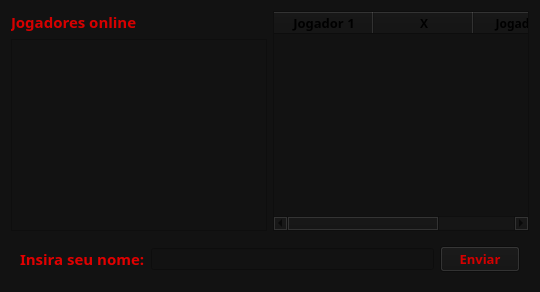
     <widget class="QWidget" name="widgetResumePlayers" native="true">
      <property name="palette">
       <palette>
        <active>
         <colorrole role="Button">
          <brush brushstyle="SolidPattern">
           <color alpha="255">
            <red>18</red>
            <green>18</green>
            <blue>18</blue>
           </color>
          </brush>
         </colorrole>
         <colorrole role="Base">
          <brush brushstyle="SolidPattern">
           <color alpha="255">
            <red>18</red>
            <green>18</green>
            <blue>18</blue>
           </color>
          </brush>
         </colorrole>
         <colorrole role="Window">
          <brush brushstyle="SolidPattern">
           <color alpha="255">
            <red>18</red>
            <green>18</green>
            <blue>18</blue>
           </color>
          </brush>
         </colorrole>
        </active>
        <inactive>
         <colorrole role="Button">
          <brush brushstyle="SolidPattern">
           <color alpha="255">
            <red>18</red>
            <green>18</green>
            <blue>18</blue>
           </color>
          </brush>
         </colorrole>
         <colorrole role="Base">
          <brush brushstyle="SolidPattern">
           <color alpha="255">
            <red>18</red>
            <green>18</green>
            <blue>18</blue>
           </color>
          </brush>
         </colorrole>
         <colorrole role="Window">
          <brush brushstyle="SolidPattern">
           <color alpha="255">
            <red>18</red>
            <green>18</green>
            <blue>18</blue>
           </color>
          </brush>
         </colorrole>
        </inactive>
        <disabled>
         <colorrole role="Button">
          <brush brushstyle="SolidPattern">
           <color alpha="255">
            <red>18</red>
            <green>18</green>
            <blue>18</blue>
           </color>
          </brush>
         </colorrole>
         <colorrole role="Base">
          <brush brushstyle="SolidPattern">
           <color alpha="255">
            <red>18</red>
            <green>18</green>
            <blue>18</blue>
           </color>
          </brush>
         </colorrole>
         <colorrole role="Window">
          <brush brushstyle="SolidPattern">
           <color alpha="255">
            <red>18</red>
            <green>18</green>
            <blue>18</blue>
           </color>
          </brush>
         </colorrole>
        </disabled>
       </palette>
      </property>
      <layout class="QVBoxLayout" name="verticalLayout_3">
       <item>
        <layout class="QHBoxLayout" name="horizontalLayoutPlayersAndFightActive">
         <item>
          <layout class="QVBoxLayout" name="verticalLayoutPlayers">
           <item>
            <widget class="QLabel" name="labelPlayersOnline">
             <property name="palette">
              <palette>
               <active>
                <colorrole role="WindowText">
                 <brush brushstyle="SolidPattern">
                  <color alpha="255">
                   <red>214</red>
                   <green>0</green>
                   <blue>0</blue>
                  </color>
                 </brush>
                </colorrole>
                <colorrole role="Button">
                 <brush brushstyle="SolidPattern">
                  <color alpha="255">
                   <red>18</red>
                   <green>18</green>
                   <blue>18</blue>
                  </color>
                 </brush>
                </colorrole>
                <colorrole role="Base">
                 <brush brushstyle="SolidPattern">
                  <color alpha="255">
                   <red>18</red>
                   <green>18</green>
                   <blue>18</blue>
                  </color>
                 </brush>
                </colorrole>
                <colorrole role="Window">
                 <brush brushstyle="SolidPattern">
                  <color alpha="255">
                   <red>18</red>
                   <green>18</green>
                   <blue>18</blue>
                  </color>
                 </brush>
                </colorrole>
               </active>
               <inactive>
                <colorrole role="WindowText">
                 <brush brushstyle="SolidPattern">
                  <color alpha="255">
                   <red>214</red>
                   <green>0</green>
                   <blue>0</blue>
                  </color>
                 </brush>
                </colorrole>
                <colorrole role="Button">
                 <brush brushstyle="SolidPattern">
                  <color alpha="255">
                   <red>18</red>
                   <green>18</green>
                   <blue>18</blue>
                  </color>
                 </brush>
                </colorrole>
                <colorrole role="Base">
                 <brush brushstyle="SolidPattern">
                  <color alpha="255">
                   <red>18</red>
                   <green>18</green>
                   <blue>18</blue>
                  </color>
                 </brush>
                </colorrole>
                <colorrole role="Window">
                 <brush brushstyle="SolidPattern">
                  <color alpha="255">
                   <red>18</red>
                   <green>18</green>
                   <blue>18</blue>
                  </color>
                 </brush>
                </colorrole>
               </inactive>
               <disabled>
                <colorrole role="WindowText">
                 <brush brushstyle="SolidPattern">
                  <color alpha="255">
                   <red>120</red>
                   <green>120</green>
                   <blue>120</blue>
                  </color>
                 </brush>
                </colorrole>
                <colorrole role="Button">
                 <brush brushstyle="SolidPattern">
                  <color alpha="255">
                   <red>18</red>
                   <green>18</green>
                   <blue>18</blue>
                  </color>
                 </brush>
                </colorrole>
                <colorrole role="Base">
                 <brush brushstyle="SolidPattern">
                  <color alpha="255">
                   <red>18</red>
                   <green>18</green>
                   <blue>18</blue>
                  </color>
                 </brush>
                </colorrole>
                <colorrole role="Window">
                 <brush brushstyle="SolidPattern">
                  <color alpha="255">
                   <red>18</red>
                   <green>18</green>
                   <blue>18</blue>
                  </color>
                 </brush>
                </colorrole>
               </disabled>
              </palette>
             </property>
             <property name="font">
              <font>
               <family>Magneto</family>
               <pointsize>11</pointsize>
               <weight>75</weight>
               <bold>true</bold>
              </font>
             </property>
             <property name="text">
              <string>Jogadores online</string>
             </property>
            </widget>
           </item>
           <item>
            <widget class="QListWidget" name="listWidgetPlayer">
             <property name="palette">
              <palette>
               <active>
                <colorrole role="Button">
                 <brush brushstyle="SolidPattern">
                  <color alpha="255">
                   <red>18</red>
                   <green>18</green>
                   <blue>18</blue>
                  </color>
                 </brush>
                </colorrole>
                <colorrole role="Text">
                 <brush brushstyle="SolidPattern">
                  <color alpha="255">
                   <red>198</red>
                   <green>0</green>
                   <blue>0</blue>
                  </color>
                 </brush>
                </colorrole>
                <colorrole role="Base">
                 <brush brushstyle="SolidPattern">
                  <color alpha="255">
                   <red>18</red>
                   <green>18</green>
                   <blue>18</blue>
                  </color>
                 </brush>
                </colorrole>
                <colorrole role="Window">
                 <brush brushstyle="SolidPattern">
                  <color alpha="255">
                   <red>18</red>
                   <green>18</green>
                   <blue>18</blue>
                  </color>
                 </brush>
                </colorrole>
               </active>
               <inactive>
                <colorrole role="Button">
                 <brush brushstyle="SolidPattern">
                  <color alpha="255">
                   <red>18</red>
                   <green>18</green>
                   <blue>18</blue>
                  </color>
                 </brush>
                </colorrole>
                <colorrole role="Text">
                 <brush brushstyle="SolidPattern">
                  <color alpha="255">
                   <red>198</red>
                   <green>0</green>
                   <blue>0</blue>
                  </color>
                 </brush>
                </colorrole>
                <colorrole role="Base">
                 <brush brushstyle="SolidPattern">
                  <color alpha="255">
                   <red>18</red>
                   <green>18</green>
                   <blue>18</blue>
                  </color>
                 </brush>
                </colorrole>
                <colorrole role="Window">
                 <brush brushstyle="SolidPattern">
                  <color alpha="255">
                   <red>18</red>
                   <green>18</green>
                   <blue>18</blue>
                  </color>
                 </brush>
                </colorrole>
               </inactive>
               <disabled>
                <colorrole role="Button">
                 <brush brushstyle="SolidPattern">
                  <color alpha="255">
                   <red>18</red>
                   <green>18</green>
                   <blue>18</blue>
                  </color>
                 </brush>
                </colorrole>
                <colorrole role="Text">
                 <brush brushstyle="SolidPattern">
                  <color alpha="255">
                   <red>120</red>
                   <green>120</green>
                   <blue>120</blue>
                  </color>
                 </brush>
                </colorrole>
                <colorrole role="Base">
                 <brush brushstyle="SolidPattern">
                  <color alpha="255">
                   <red>18</red>
                   <green>18</green>
                   <blue>18</blue>
                  </color>
                 </brush>
                </colorrole>
                <colorrole role="Window">
                 <brush brushstyle="SolidPattern">
                  <color alpha="255">
                   <red>18</red>
                   <green>18</green>
                   <blue>18</blue>
                  </color>
                 </brush>
                </colorrole>
               </disabled>
              </palette>
             </property>
            </widget>
           </item>
          </layout>
         </item>
         <item>
          <widget class="QTableWidget" name="tableWidgetFight">
           <property name="font">
            <font>
             <family>Magneto</family>
             <weight>75</weight>
             <bold>true</bold>
            </font>
           </property>
           <column>
            <property name="text">
             <string>Jogador 1</string>
            </property>
            <property name="font">
             <font>
              <family>Magneto</family>
              <pointsize>10</pointsize>
              <weight>75</weight>
              <bold>true</bold>
             </font>
            </property>
           </column>
           <column>
            <property name="text">
             <string>X</string>
            </property>
            <property name="font">
             <font>
              <family>Magneto</family>
              <weight>75</weight>
              <bold>true</bold>
             </font>
            </property>
           </column>
           <column>
            <property name="text">
             <string>Jogador 2</string>
            </property>
            <property name="font">
             <font>
              <family>Magneto</family>
              <weight>75</weight>
              <bold>true</bold>
             </font>
            </property>
           </column>
          </widget>
         </item>
        </layout>
       </item>
       <item>
        <widget class="QWidget" name="widgetInsertName" native="true">
         <property name="palette">
          <palette>
           <active>
            <colorrole role="Button">
             <brush brushstyle="SolidPattern">
              <color alpha="255">
               <red>18</red>
               <green>18</green>
               <blue>18</blue>
              </color>
             </brush>
            </colorrole>
            <colorrole role="Base">
             <brush brushstyle="SolidPattern">
              <color alpha="255">
               <red>18</red>
               <green>18</green>
               <blue>18</blue>
              </color>
             </brush>
            </colorrole>
            <colorrole role="Window">
             <brush brushstyle="SolidPattern">
              <color alpha="255">
               <red>18</red>
               <green>18</green>
               <blue>18</blue>
              </color>
             </brush>
            </colorrole>
           </active>
           <inactive>
            <colorrole role="Button">
             <brush brushstyle="SolidPattern">
              <color alpha="255">
               <red>18</red>
               <green>18</green>
               <blue>18</blue>
              </color>
             </brush>
            </colorrole>
            <colorrole role="Base">
             <brush brushstyle="SolidPattern">
              <color alpha="255">
               <red>18</red>
               <green>18</green>
               <blue>18</blue>
              </color>
             </brush>
            </colorrole>
            <colorrole role="Window">
             <brush brushstyle="SolidPattern">
              <color alpha="255">
               <red>18</red>
               <green>18</green>
               <blue>18</blue>
              </color>
             </brush>
            </colorrole>
           </inactive>
           <disabled>
            <colorrole role="Button">
             <brush brushstyle="SolidPattern">
              <color alpha="255">
               <red>18</red>
               <green>18</green>
               <blue>18</blue>
              </color>
             </brush>
            </colorrole>
            <colorrole role="Base">
             <brush brushstyle="SolidPattern">
              <color alpha="255">
               <red>18</red>
               <green>18</green>
               <blue>18</blue>
              </color>
             </brush>
            </colorrole>
            <colorrole role="Window">
             <brush brushstyle="SolidPattern">
              <color alpha="255">
               <red>18</red>
               <green>18</green>
               <blue>18</blue>
              </color>
             </brush>
            </colorrole>
           </disabled>
          </palette>
         </property>
         <layout class="QHBoxLayout" name="horizontalLayout">
          <item>
           <widget class="QLabel" name="labelInsertName">
            <property name="palette">
             <palette>
              <active>
               <colorrole role="WindowText">
                <brush brushstyle="SolidPattern">
                 <color alpha="255">
                  <red>225</red>
                  <green>0</green>
                  <blue>0</blue>
                 </color>
                </brush>
               </colorrole>
               <colorrole role="Button">
                <brush brushstyle="SolidPattern">
                 <color alpha="255">
                  <red>18</red>
                  <green>18</green>
                  <blue>18</blue>
                 </color>
                </brush>
               </colorrole>
               <colorrole role="Base">
                <brush brushstyle="SolidPattern">
                 <color alpha="255">
                  <red>18</red>
                  <green>18</green>
                  <blue>18</blue>
                 </color>
                </brush>
               </colorrole>
               <colorrole role="Window">
                <brush brushstyle="SolidPattern">
                 <color alpha="255">
                  <red>18</red>
                  <green>18</green>
                  <blue>18</blue>
                 </color>
                </brush>
               </colorrole>
              </active>
              <inactive>
               <colorrole role="WindowText">
                <brush brushstyle="SolidPattern">
                 <color alpha="255">
                  <red>225</red>
                  <green>0</green>
                  <blue>0</blue>
                 </color>
                </brush>
               </colorrole>
               <colorrole role="Button">
                <brush brushstyle="SolidPattern">
                 <color alpha="255">
                  <red>18</red>
                  <green>18</green>
                  <blue>18</blue>
                 </color>
                </brush>
               </colorrole>
               <colorrole role="Base">
                <brush brushstyle="SolidPattern">
                 <color alpha="255">
                  <red>18</red>
                  <green>18</green>
                  <blue>18</blue>
                 </color>
                </brush>
               </colorrole>
               <colorrole role="Window">
                <brush brushstyle="SolidPattern">
                 <color alpha="255">
                  <red>18</red>
                  <green>18</green>
                  <blue>18</blue>
                 </color>
                </brush>
               </colorrole>
              </inactive>
              <disabled>
               <colorrole role="WindowText">
                <brush brushstyle="SolidPattern">
                 <color alpha="255">
                  <red>120</red>
                  <green>120</green>
                  <blue>120</blue>
                 </color>
                </brush>
               </colorrole>
               <colorrole role="Button">
                <brush brushstyle="SolidPattern">
                 <color alpha="255">
                  <red>18</red>
                  <green>18</green>
                  <blue>18</blue>
                 </color>
                </brush>
               </colorrole>
               <colorrole role="Base">
                <brush brushstyle="SolidPattern">
                 <color alpha="255">
                  <red>18</red>
                  <green>18</green>
                  <blue>18</blue>
                 </color>
                </brush>
               </colorrole>
               <colorrole role="Window">
                <brush brushstyle="SolidPattern">
                 <color alpha="255">
                  <red>18</red>
                  <green>18</green>
                  <blue>18</blue>
                 </color>
                </brush>
               </colorrole>
              </disabled>
             </palette>
            </property>
            <property name="font">
             <font>
              <family>Magneto</family>
              <pointsize>11</pointsize>
              <weight>75</weight>
              <bold>true</bold>
             </font>
            </property>
            <property name="text">
             <string>Insira seu nome:</string>
            </property>
           </widget>
          </item>
          <item>
           <widget class="QLineEdit" name="lineEditName"/>
          </item>
          <item>
           <widget class="QPushButton" name="pushButtonSendName">
            <property name="palette">
             <palette>
              <active>
               <colorrole role="WindowText">
                <brush brushstyle="SolidPattern">
                 <color alpha="255">
                  <red>222</red>
                  <green>0</green>
                  <blue>0</blue>
                 </color>
                </brush>
               </colorrole>
               <colorrole role="Button">
                <brush brushstyle="SolidPattern">
                 <color alpha="255">
                  <red>18</red>
                  <green>18</green>
                  <blue>18</blue>
                 </color>
                </brush>
               </colorrole>
               <colorrole role="Light">
                <brush brushstyle="SolidPattern">
                 <color alpha="255">
                  <red>0</red>
                  <green>255</green>
                  <blue>0</blue>
                 </color>
                </brush>
               </colorrole>
               <colorrole role="Midlight">
                <brush brushstyle="SolidPattern">
                 <color alpha="255">
                  <red>170</red>
                  <green>170</green>
                  <blue>0</blue>
                 </color>
                </brush>
               </colorrole>
               <colorrole role="Dark">
                <brush brushstyle="SolidPattern">
                 <color alpha="255">
                  <red>0</red>
                  <green>255</green>
                  <blue>255</blue>
                 </color>
                </brush>
               </colorrole>
               <colorrole role="Mid">
                <brush brushstyle="SolidPattern">
                 <color alpha="255">
                  <red>0</red>
                  <green>255</green>
                  <blue>127</blue>
                 </color>
                </brush>
               </colorrole>
               <colorrole role="Text">
                <brush brushstyle="SolidPattern">
                 <color alpha="255">
                  <red>208</red>
                  <green>0</green>
                  <blue>0</blue>
                 </color>
                </brush>
               </colorrole>
               <colorrole role="ButtonText">
                <brush brushstyle="SolidPattern">
                 <color alpha="255">
                  <red>211</red>
                  <green>0</green>
                  <blue>0</blue>
                 </color>
                </brush>
               </colorrole>
               <colorrole role="Base">
                <brush brushstyle="SolidPattern">
                 <color alpha="255">
                  <red>18</red>
                  <green>18</green>
                  <blue>18</blue>
                 </color>
                </brush>
               </colorrole>
               <colorrole role="Window">
                <brush brushstyle="SolidPattern">
                 <color alpha="255">
                  <red>18</red>
                  <green>18</green>
                  <blue>18</blue>
                 </color>
                </brush>
               </colorrole>
               <colorrole role="Shadow">
                <brush brushstyle="SolidPattern">
                 <color alpha="255">
                  <red>0</red>
                  <green>0</green>
                  <blue>108</blue>
                 </color>
                </brush>
               </colorrole>
              </active>
              <inactive>
               <colorrole role="WindowText">
                <brush brushstyle="SolidPattern">
                 <color alpha="255">
                  <red>222</red>
                  <green>0</green>
                  <blue>0</blue>
                 </color>
                </brush>
               </colorrole>
               <colorrole role="Button">
                <brush brushstyle="SolidPattern">
                 <color alpha="255">
                  <red>18</red>
                  <green>18</green>
                  <blue>18</blue>
                 </color>
                </brush>
               </colorrole>
               <colorrole role="Light">
                <brush brushstyle="SolidPattern">
                 <color alpha="255">
                  <red>0</red>
                  <green>255</green>
                  <blue>0</blue>
                 </color>
                </brush>
               </colorrole>
               <colorrole role="Midlight">
                <brush brushstyle="SolidPattern">
                 <color alpha="255">
                  <red>170</red>
                  <green>170</green>
                  <blue>0</blue>
                 </color>
                </brush>
               </colorrole>
               <colorrole role="Dark">
                <brush brushstyle="SolidPattern">
                 <color alpha="255">
                  <red>0</red>
                  <green>255</green>
                  <blue>255</blue>
                 </color>
                </brush>
               </colorrole>
               <colorrole role="Mid">
                <brush brushstyle="SolidPattern">
                 <color alpha="255">
                  <red>0</red>
                  <green>255</green>
                  <blue>127</blue>
                 </color>
                </brush>
               </colorrole>
               <colorrole role="Text">
                <brush brushstyle="SolidPattern">
                 <color alpha="255">
                  <red>208</red>
                  <green>0</green>
                  <blue>0</blue>
                 </color>
                </brush>
               </colorrole>
               <colorrole role="ButtonText">
                <brush brushstyle="SolidPattern">
                 <color alpha="255">
                  <red>211</red>
                  <green>0</green>
                  <blue>0</blue>
                 </color>
                </brush>
               </colorrole>
               <colorrole role="Base">
                <brush brushstyle="SolidPattern">
                 <color alpha="255">
                  <red>18</red>
                  <green>18</green>
                  <blue>18</blue>
                 </color>
                </brush>
               </colorrole>
               <colorrole role="Window">
                <brush brushstyle="SolidPattern">
                 <color alpha="255">
                  <red>18</red>
                  <green>18</green>
                  <blue>18</blue>
                 </color>
                </brush>
               </colorrole>
               <colorrole role="Shadow">
                <brush brushstyle="SolidPattern">
                 <color alpha="255">
                  <red>0</red>
                  <green>0</green>
                  <blue>108</blue>
                 </color>
                </brush>
               </colorrole>
              </inactive>
              <disabled>
               <colorrole role="WindowText">
                <brush brushstyle="SolidPattern">
                 <color alpha="255">
                  <red>0</red>
                  <green>255</green>
                  <blue>255</blue>
                 </color>
                </brush>
               </colorrole>
               <colorrole role="Button">
                <brush brushstyle="SolidPattern">
                 <color alpha="255">
                  <red>18</red>
                  <green>18</green>
                  <blue>18</blue>
                 </color>
                </brush>
               </colorrole>
               <colorrole role="Light">
                <brush brushstyle="SolidPattern">
                 <color alpha="255">
                  <red>0</red>
                  <green>255</green>
                  <blue>0</blue>
                 </color>
                </brush>
               </colorrole>
               <colorrole role="Midlight">
                <brush brushstyle="SolidPattern">
                 <color alpha="255">
                  <red>170</red>
                  <green>170</green>
                  <blue>0</blue>
                 </color>
                </brush>
               </colorrole>
               <colorrole role="Dark">
                <brush brushstyle="SolidPattern">
                 <color alpha="255">
                  <red>0</red>
                  <green>255</green>
                  <blue>255</blue>
                 </color>
                </brush>
               </colorrole>
               <colorrole role="Mid">
                <brush brushstyle="SolidPattern">
                 <color alpha="255">
                  <red>0</red>
                  <green>255</green>
                  <blue>127</blue>
                 </color>
                </brush>
               </colorrole>
               <colorrole role="Text">
                <brush brushstyle="SolidPattern">
                 <color alpha="255">
                  <red>0</red>
                  <green>255</green>
                  <blue>255</blue>
                 </color>
                </brush>
               </colorrole>
               <colorrole role="ButtonText">
                <brush brushstyle="SolidPattern">
                 <color alpha="255">
                  <red>0</red>
                  <green>255</green>
                  <blue>255</blue>
                 </color>
                </brush>
               </colorrole>
               <colorrole role="Base">
                <brush brushstyle="SolidPattern">
                 <color alpha="255">
                  <red>18</red>
                  <green>18</green>
                  <blue>18</blue>
                 </color>
                </brush>
               </colorrole>
               <colorrole role="Window">
                <brush brushstyle="SolidPattern">
                 <color alpha="255">
                  <red>18</red>
                  <green>18</green>
                  <blue>18</blue>
                 </color>
                </brush>
               </colorrole>
               <colorrole role="Shadow">
                <brush brushstyle="SolidPattern">
                 <color alpha="255">
                  <red>0</red>
                  <green>0</green>
                  <blue>108</blue>
                 </color>
                </brush>
               </colorrole>
              </disabled>
             </palette>
            </property>
            <property name="font">
             <font>
              <family>Magneto</family>
              <pointsize>10</pointsize>
              <weight>75</weight>
              <bold>true</bold>
             </font>
            </property>
            <property name="text">
             <string>Enviar</string>
            </property>
           </widget>
          </item>
         </layout>
        </widget>
       </item>
      </layout>
     </widget>
